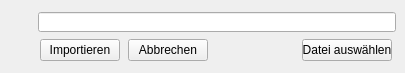
    <widget class="QWidget" name="page2CSVimport">
     <widget class="QWidget" name="layoutWidget">
      <property name="geometry">
       <rect>
        <x>38</x>
        <y>11</y>
        <width>358</width>
        <height>53</height>
       </rect>
      </property>
      <layout class="QVBoxLayout" name="verticalLayout_13">
       <item>
        <widget class="QLineEdit" name="lineEditCSVimport">
         <property name="minimumSize">
          <size>
           <width>350</width>
           <height>20</height>
          </size>
         </property>
         <property name="maximumSize">
          <size>
           <width>16777215</width>
           <height>20</height>
          </size>
         </property>
        </widget>
       </item>
       <item>
        <layout class="QHBoxLayout" name="horizontalLayout_23">
         <item>
          <widget class="QPushButton" name="pushButtonCSVimport">
           <property name="minimumSize">
            <size>
             <width>80</width>
             <height>22</height>
            </size>
           </property>
           <property name="maximumSize">
            <size>
             <width>80</width>
             <height>22</height>
            </size>
           </property>
           <property name="text">
            <string>Importieren</string>
           </property>
          </widget>
         </item>
         <item>
          <widget class="QPushButton" name="pushButtonCSVabbrechen">
           <property name="minimumSize">
            <size>
             <width>80</width>
             <height>22</height>
            </size>
           </property>
           <property name="maximumSize">
            <size>
             <width>80</width>
             <height>22</height>
            </size>
           </property>
           <property name="text">
            <string>Abbrechen</string>
           </property>
          </widget>
         </item>
         <item>
          <spacer name="horizontalSpacer_5">
           <property name="orientation">
            <enum>Qt::Horizontal</enum>
           </property>
           <property name="sizeType">
            <enum>QSizePolicy::Fixed</enum>
           </property>
           <property name="sizeHint" stdset="0">
            <size>
             <width>86</width>
             <height>20</height>
            </size>
           </property>
          </spacer>
         </item>
         <item>
          <widget class="QPushButton" name="pushButtonCSVdateiAuswahl">
           <property name="minimumSize">
            <size>
             <width>90</width>
             <height>22</height>
            </size>
           </property>
           <property name="maximumSize">
            <size>
             <width>90</width>
             <height>22</height>
            </size>
           </property>
           <property name="text">
            <string>Datei auswählen</string>
           </property>
          </widget>
         </item>
        </layout>
       </item>
      </layout>
     </widget>
    </widget>
